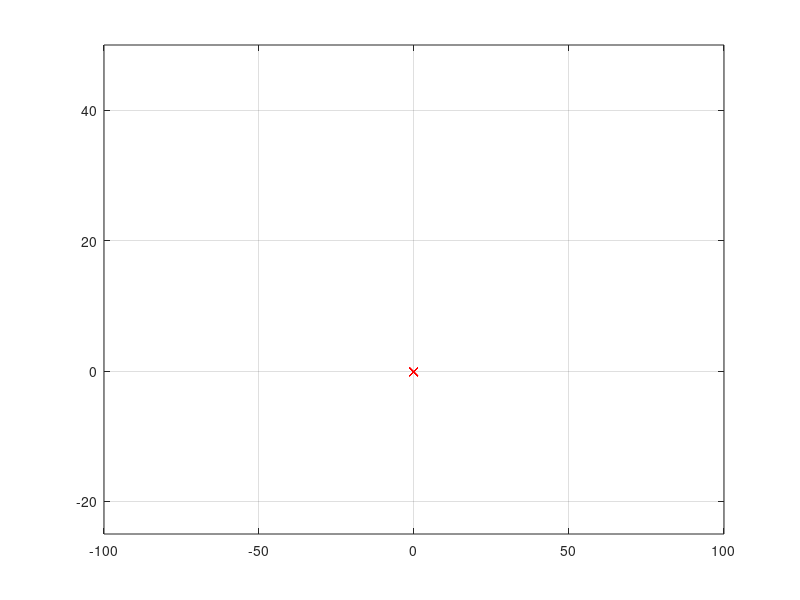

MATLAB code for this plot:
close all
clear all
clc

% GWO

n=10;
dimensao=2;
limite_superior=[100 50];
limite_inferior=[-100 -25];

Galfa=inf;
xGalfa=zeros(1,dimensao);
Gbeta=inf;
xGbeta=zeros(1,dimensao);
Gdelta=inf;
xGdelta=zeros(1,dimensao);

for i=1:n
    for j=1:dimensao
        part(i,j)=limite_inferior(1,j)+(limite_superior(1,j)-limite_inferior(1,j)).*rand;
    end
end

iter=0;
itmax=25;


while iter<itmax
  
    iter=iter+1
    
    a=2-iter*(2/itmax); %[0,2]
    
    for iN=1:n
        for jN=1:1:dimensao
           
            %ALFA
            r1=rand();
            r2=rand(); 
            A1=2*a*r1-a;
            C1=2*r2;
            
            D_alfa(iN,jN)=abs(C1*xGalfa(1,jN)-part(iN,jN));
            X1=xGalfa(1,jN)-A1*D_alfa(iN,jN);
            
            %BETA
            r1=rand();
            r2=rand();
            A2=2*a*r1-a;
            C2=2*r2;
            
            D_beta(iN,jN)=abs(C2*xGbeta(1,jN)-part(i,jN));
            X2=xGbeta(1,jN)-A2*D_beta(iN,jN);
            
            %DELTA
            r1=rand();
            r2=rand();
            A3=2*a*r1-a;
            C3=2*r2;
            
            D_delta(i,jN)=abs(C3*xGdelta(1,jN)-part(iN,jN));
            X3=xGdelta(1,jN)-A3*D_delta(iN,jN);
            
            part(iN,jN)=(X1+X2+X3)/3;
        end
    end
            
            
    for i=1:1:n
        
        fobj=(part(i,1)^2+part(i,2)^2);
        
         if fobj<Galfa
            Galfa=fobj;
            xGalfa(1,:)=part(i,:);
         end
         
         if((fobj>Galfa) && (fobj<Gbeta))
             Gbeta=fobj;
             xGbeta(1,:)=part(i,:);
         end
         
         if((fobj>Galfa) && (fobj>Gbeta) && (fobj<Gdelta))
             Gdelta=fobj;
             xGdelta(1,:)=part(i,:);
         end
    end
         
    for i=1:n
        for j=1:dimensao
            if part(i,j)>limite_superior(1,j)
                part(i,j)=limite_superior(1,j);
            end
             if part(i,j)<limite_inferior(1,j)
                part(i,j)=limite_inferior(1,j);
             end
        end
    end
    
    
    figure(1)
    plot(part(:,1),part(:,2),'rx')
    grid on
    axis([limite_inferior(1,1) limite_superior(1,1) limite_inferior(1,2) limite_superior(1,2)])
    view(0,90)
    pause(0.01)
end
